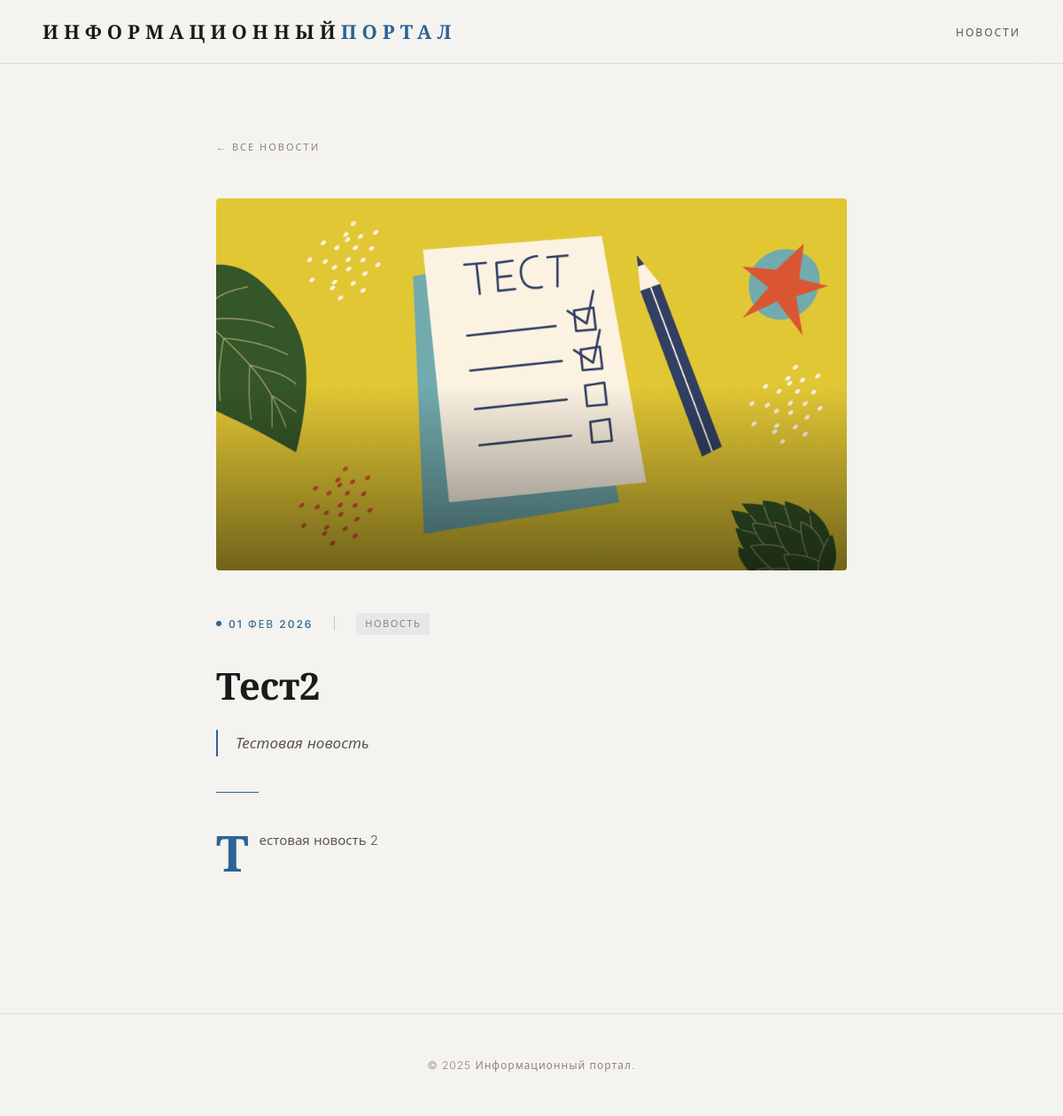
Screenshot of /news/8/ with the database file from the repository.
### news/models.py (models this page shows, shortened)
class News(models.Model):
    photo = models.ImageField(upload_to='news_photos/', blank=True, null=True, verbose_name='Фотография')
    title = models.CharField(max_length=250, verbose_name='Название новости')
    short_description = models.TextField(verbose_name='Краткое описание')
    full_description = models.TextField(verbose_name='Полное описание')
    pub_date = models.DateTimeField(default=timezone.now, verbose_name='Дата публикации')
    created_at = models.DateTimeField(auto_now_add=True)
    class Meta:
        ordering = ['-pub_date']
        verbose_name = 'Новость'
        verbose_name_plural = 'Новости'

### news/views.py (the view)
# urls.py: path('news/<int:pk>/', views.news_detail, name='news_detail'),
def news_detail(request, pk):
    news = get_object_or_404(News, pk=pk)
    return render(request, 'news/news_detail.html', {'news': news})

### news/services.py (called while the page is built, shortened)
def get_client_ip(request):
    x_forwarded_for = request.META.get('HTTP_X_FORWARDED_FOR')
    if x_forwarded_for:
        ip = x_forwarded_for.split(',')[0].strip()
    else:
        ip = request.META.get('REMOTE_ADDR')
    return ip

def is_private_ip(ip):
    private_ranges = [
        '127.0.0.0/8',
        '10.0.0.0/8',
        '172.16.0.0/12',
        '192.168.0.0/16',
        '::1',
        'fd00::/8',
    ]
    import ipaddress
    try:
        addr = ipaddress.ip_address(ip)
        return addr.is_private or addr.is_loopback or addr.is_reserved
    except ValueError:
        return True

def geolocate_ip(ip):
    if is_private_ip(ip):
        logger.info(f'Skipping geolocation for private IP: {ip}')
        return None

### templates/news/news_detail.html (shortened to what this page needs)
{% extends "news/base.html" %}
{% block content %}
<div class="container">
    <div class="article-layout">
        <a href="{% url 'news:news_list' %}" class="article-back">← Все новости</a>
        {% if news.photo %}
        <div class="article-hero">
            <img src="{{ news.photo.url }}" alt="{{ news.title }}">
        </div>
        {% endif %}
        <div class="article-meta">
            <span class="article-meta__date">{{ news.pub_date|date:"d M Y" }}</span>
            <span class="article-meta__tag">Новость</span>
        </div>
        <h1 class="article-title">{{ news.title }}</h1>
        <p class="article-excerpt">{{ news.short_description }}</p>
        <div class="article-divider"></div>
        <div class="article-body">
            {{ news.full_description|linebreaks }}
        </div>
    </div>
</div>
{% endblock %}

### rows the page displays
News: photo (picture), pub_date "01 ФЕВ 2026", title "Тест2", short_description "Тестовая новость", full_description "Тестовая новость 2"
